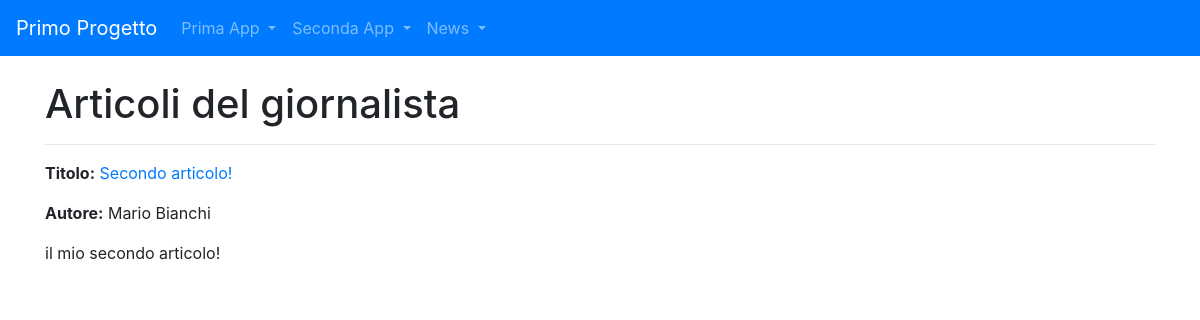
The app's page /news/lista_articoli/3, older data.
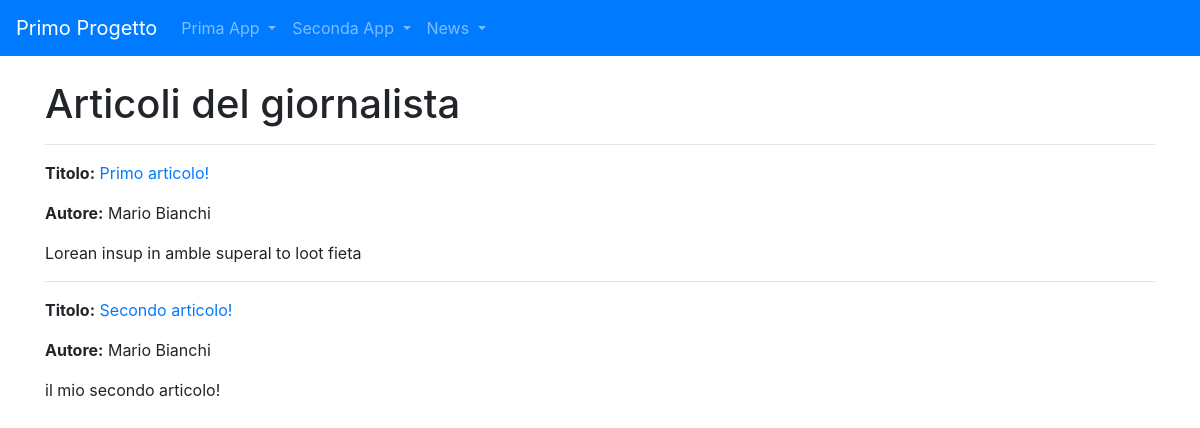
The same page, newer data.
### news/models.py (models this page shows, shortened)
class Articolo(models.Model):
    titolo = models.CharField(max_length=100)
    contenuto = models.TextField()
    giornalista = models.ForeignKey(Giornalista, on_delete=models.CASCADE, related_name="articoli")
    data = models.DateField(auto_now=True, blank=True)
    visualizzazioni = models.IntegerField(default=0, blank=True)
    class Meta:
            verbose_name = "Articolo"
            verbose_name_plural = "Articoli"

class Giornalista(models.Model):
    nome = models.CharField(max_length=100)
    cognome = models.CharField(max_length=100)
    anno_nascita = models.DateField(blank=True)
    def __str__(self):
        return self.nome + " " + self.cognome
    class Meta:
        verbose_name = "Giornalista"
        verbose_name_plural = "Giornalisti"

### news/views.py (the view)
# urls.py: path('lista_articoli/', home, name='homeviews'),
def lista_articoli(request, giornalista_id):
    articoli = Articolo.objects.filter(giornalista_id=giornalista_id)
    context = { 'articoli': articoli }
    return render(request, "news/lista_articoli.html", context)

### news/templates/news/lista_articoli.html (shortened to what this page needs)
{% extends 'base.html' %}
{% block content %}
    <h1>Articoli del giornalista</h1>
    {% for articolo in articoli %}
        <hr>
        <article>
            <p><strong>Titolo:</strong> <a href="{% url 'news:articolo_detail' articolo.pk %}">{{ articolo.titolo }}</a></p>
            <p><strong>Autore:</strong> {{ articolo.giornalista }}</p>
            {{ articolo.contenuto }}
        </article>
    {% empty %}
        <p>Non ci sono articoli da mostrare.</p>
    {% endfor %}
{% endblock content %}

Row changes from the older to the newer data that the page shows:
now on this page (row edited): Articolo: titolo "Primo articolo!", giornalista "Mario Bianchi", contenuto "Lorean insup in amble superal to loot fieta"
